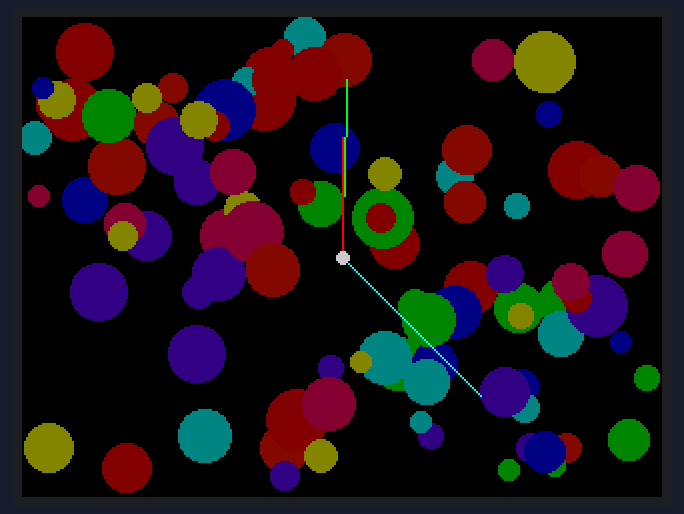
Recording of a program running on a simulated Raspberry Pi Pico running MicroPython. Shown: 320×240 colour display. Random numbers come from a fixed seed.

Above: at 0.48 s.
At 3.0 s:
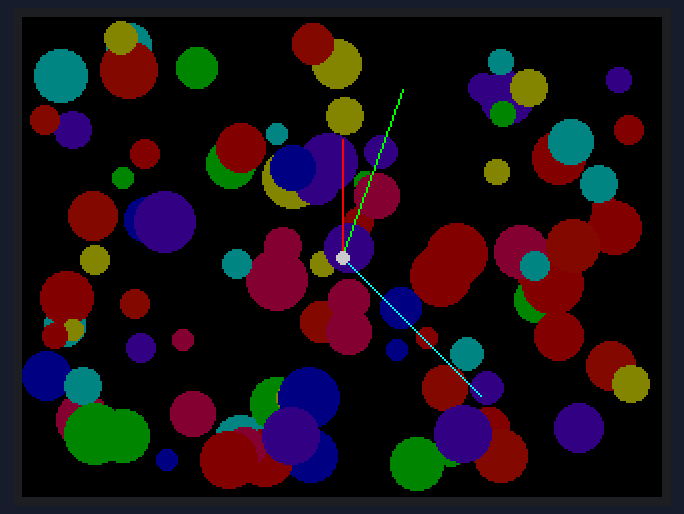
At 5.51 s:
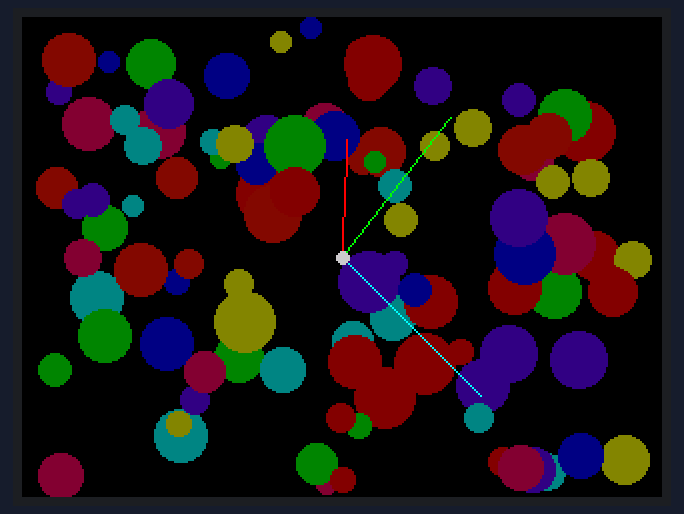
At 10.85 s:
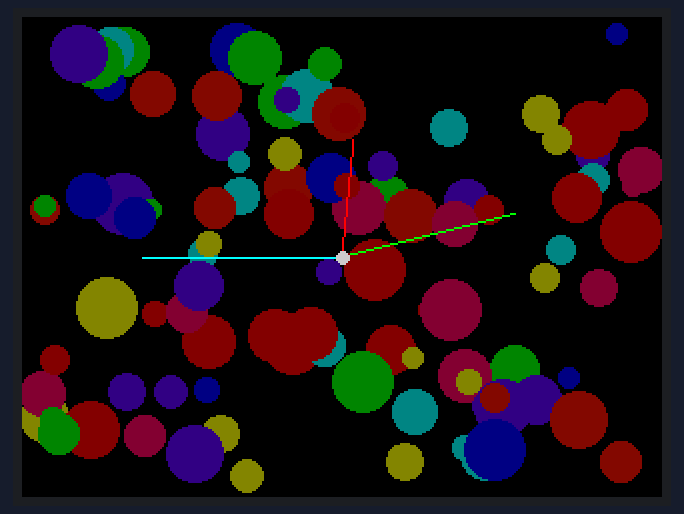
At 16.19 s:
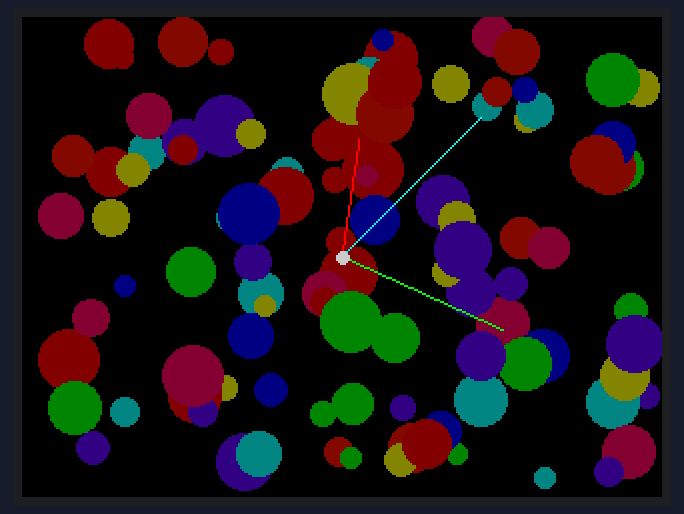
At 21.53 s:
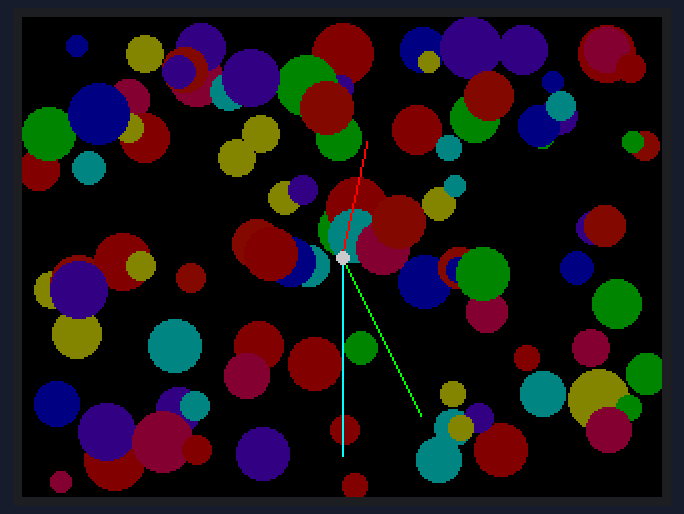

The program:

clockHandsBalls.py
```python
from picographics import PicoGraphics, DISPLAY_PICO_DISPLAY_2, PEN_P4
import math, _thread, random

display = PicoGraphics(display=DISPLAY_PICO_DISPLAY_2, pen_type=PEN_P4)
w, h = display.get_bounds()
cWidth = w >> 1
cHeight = h >> 1

# sets up a handy function we can call to clear the screen
def clear():
    display.set_pen(BLACK)
    display.clear()

# Set brightness of display
display.set_backlight(0.8)

# RGB colours to be used
RED = display.create_pen(135,0,0)
ORANGE = display.create_pen(135,8,0)
YELLOW = display.create_pen(135,135,0)
GREEN = display.create_pen(0,135,0)
CYAN = display.create_pen(0,135,135)
BLUE = display.create_pen(0,0,135)
VIOLET = display.create_pen(50,0,135)
PINK = display.create_pen(135,0,50)
BLACK = display.create_pen(0,0,0)
D_GRAY = display.create_pen(80,80,80)
L_GRAY = display.create_pen(200,200,200)

CLOCK_RED = display.create_pen(255,0,0)
CLOCK_GREEN = display.create_pen(0,255,0)
CLOCK_CYAN = display.create_pen(0,255,255)


colours = [RED, ORANGE, YELLOW, GREEN, CYAN, BLUE, VIOLET, PINK]

class Ball:
    def __init__(self, x, y, r, dx, dy, colour):
        self.x = x
        self.y = y
        self.r = r
        self.dx = dx
        self.dy = dy
        self.colour = colour

class Line:
    def __init__(self, x1, y1, length, angle):
        self.x1 = x1
        self.y1 = y1
        self.length = length
        self.angle = math.radians(angle)
        # Set the X/Y positions to reflect the initial desired angle
        self.x2 = x1 + (length * math.sin(self.angle))
        self.y2 = y1 - (length * math.cos(self.angle))
    def rotateEnd(self, incAngle):
        # Change the line's angle by the given angle. Modulo by 360 to ensure
        # the angle goes back to 0 after a full circular rotation, instead of
        # continually increasing until the value encounters an overflow
        self.angle = (self.angle + math.radians(incAngle)) % 360
        # Update the end X/Y positions to reflect the new angle
        self.x2 = self.x1 + (self.length * math.sin(self.angle))
        self.y2 = self.y1 - (self.length * math.cos(self.angle))


faceRadius = 120
handRadius = 3

# Create the lines representing the clock hands
hourHand = Line(cWidth, cHeight, faceRadius-60, 0)
minuteHand = Line(cWidth, cHeight, faceRadius-30, 0)
secondHand = Line(cWidth, cHeight, faceRadius-20, 0)

# Angle to increment each time per hand
angleIncSec = 15
angleIncMin = angleIncSec/60
angleIncHr = angleIncSec/720

# Init stuff for balls
ballCount = 100
balls = []

# Create many balls with random size, random X and Y speed, and random colour
for i in range(0, ballCount):
    radius = random.randint(5,15)
    startX = random.randrange(radius+1,w-radius)
    startY = random.randrange(radius+1,h-radius)
    startDx = random.choice([-3,-2,-1,1,2,3])
    startDy = random.choice([-3,-2,-1,1,2,3])
    startColour = random.randrange(0, len(colours))
    balls.append(
        Ball(startX, startY, radius, startDx,
            startDy, startColour)
    )


def calculateHands():
    # Calculate new angle for each hand
    secondHand.rotateEnd(angleIncSec)
    minuteHand.rotateEnd(angleIncMin)
    hourHand.rotateEnd(angleIncHr)

    # Draw to the framebuffer
    display.set_pen(CLOCK_CYAN)
    display.line(secondHand.x1, secondHand.y1, int(secondHand.x2), int(secondHand.y2))
    display.set_pen(CLOCK_GREEN)
    display.line(minuteHand.x1, minuteHand.y1, int(minuteHand.x2), int(minuteHand.y2))
    display.set_pen(CLOCK_RED)
    display.line(hourHand.x1, hourHand.y1, int(hourHand.x2), int(hourHand.y2))
    display.set_pen(L_GRAY)
    display.circle(cWidth, cHeight, handRadius)

# Do the calculations for every ball, and draw the shapes in the framebuffer
def calculateBallPositions():
    for ball in balls:
        # If edge of ball radius touches an edge, should bounce
        ballXMin = ball.r
        ballXMax = w - ball.r
        ballYMin = ball.r
        ballYMax = h - ball.r

        # If there's a collision on the X or Y axis, reverse the ball's
        # respective direction, and change its colour to another randomly
        if ball.x <= ballXMin or ball.x >= ballXMax:
            ball.dx *= -1
        if ball.y <= ballYMin or ball.y >= ballYMax:
            ball.dy *= -1
        ball.x += ball.dx
        ball.y += ball.dy

        # Draw to the framebuffer
        display.set_pen(ball.colour)
        display.circle(ball.x, ball.y, ball.r)

# Clear display on start
clear()

while True:
    calculateBallPositions()
    calculateHands()
    display.update()
    clear()
```
